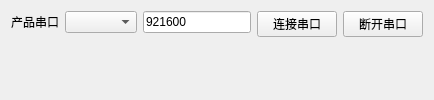
       <widget class="QWidget" name="tab_10">
        <attribute name="title">
         <string>🖧串口控制</string>
        </attribute>
        <layout class="QFormLayout" name="formLayout_2">
         <item row="0" column="0">
          <layout class="QHBoxLayout" name="horizontalLayout_17">
           <item>
            <widget class="QLabel" name="label_6">
             <property name="text">
              <string>&lt;html&gt;&lt;head/&gt;&lt;body&gt;&lt;p align=&quot;center&quot;&gt;产品串口&lt;/p&gt;&lt;/body&gt;&lt;/html&gt;</string>
             </property>
            </widget>
           </item>
           <item>
            <widget class="QComboBox" name="productComNameCombo">
             <property name="enabled">
              <bool>true</bool>
             </property>
             <property name="sizePolicy">
              <sizepolicy hsizetype="Expanding" vsizetype="Fixed">
               <horstretch>0</horstretch>
               <verstretch>0</verstretch>
              </sizepolicy>
             </property>
             <property name="maximumSize">
              <size>
               <width>16777215</width>
               <height>16777215</height>
              </size>
             </property>
            </widget>
           </item>
           <item>
            <widget class="QLineEdit" name="lineEdit_6">
             <property name="text">
              <string>921600</string>
             </property>
            </widget>
           </item>
          </layout>
         </item>
         <item row="0" column="1">
          <layout class="QHBoxLayout" name="horizontalLayout_19">
           <property name="topMargin">
            <number>0</number>
           </property>
           <item>
            <widget class="QPushButton" name="productConnectButton">
             <property name="enabled">
              <bool>true</bool>
             </property>
             <property name="text">
              <string>连接串口</string>
             </property>
            </widget>
           </item>
           <item>
            <widget class="QPushButton" name="productDisconnectButton">
             <property name="enabled">
              <bool>true</bool>
             </property>
             <property name="text">
              <string>断开串口</string>
             </property>
            </widget>
           </item>
          </layout>
         </item>
        </layout>
       </widget>
